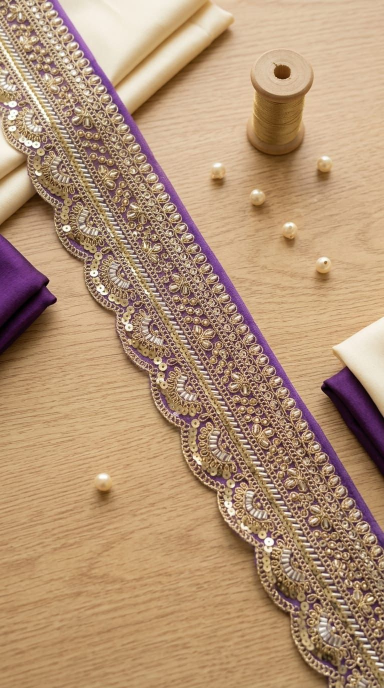
#> input picture inventory-from-pptx/images/slide01_img2_HA6758.jpg, 768 x 1376 px (shown at 1/2 size)
$ python -i extract_pptx_inventory.py   (imports and definitions only)
#> lines starting #> are read from the running program, lines starting #| are printed output that depends on the picture
from pptx import Presentation
from pptx.enum.shapes import MSO_SHAPE_TYPE
from PIL import Image
import numpy as np
import re, os, json, csv, math

pptx_path = r'C:\Users\91779\Downloads\catalouge.pptx'
out_dir = r'C:\Users\91779\TresorCouture\Tresor-Couture\inventory-from-pptx'
# [1 line not run here, left out]
img_dir = os.path.join(out_dir, 'images')
# [1 line not run here, left out]
# Copy images to public/products/pptx/ so they are served by the live site
public_img_dir = r'C:\Users\91779\TresorCouture\Tresor-Couture\public\products\pptx'
# [6 lines not run here, left out]

# [1 line that did not run here, left out]

colors_rgb = {
    'Black': (0,0,0), 'White': (255,255,255), 'Red': (255,0,0), 'Maroon': (128,0,0),
    'Wine': (114,47,55), 'Pink': (255,192,203), 'Rose': (255,0,128),
    'Purple': (128,0,128), 'Lavender': (230,230,250), 'Violet': (238,130,238),
    'Blue': (0,0,255), 'Navy': (0,0,128), 'Sky Blue': (135,206,235), 'Cyan': (0,255,255),
    'Teal': (0,128,128), 'Green': (0,128,0), 'Lime': (0,255,0), 'Olive': (128,128,0),
    'Yellow': (255,255,0), 'Gold': (255,215,0), 'Orange': (255,165,0), 'Peach': (255,218,185),
    'Brown': (165,42,42), 'Beige': (245,245,220), 'Cream': (255,253,208), 'Ivory': (255,255,240),
    'Grey': (128,128,128), 'Silver': (192,192,192), 'Charcoal': (54,69,79),
    'Magenta': (255,0,255), 'Turquoise': (64,224,208),
}

def clean_text(t):
    return re.sub(r'[\x00-\x08\x0b-\x0c\x0e-\x1f]', ' ', t)

def get_slide_text(slide):
    texts = []
    for shape in slide.shapes:
        if hasattr(shape, 'text'):
            t = shape.text.strip()
            if t:
                texts.append(t)
    return '\n'.join(texts)

def parse_code(text):
    m = re.search(r'code\s*[-:\u2013\u2014]?\s*([A-Z]{1,3}\s?\d{3,5})', text, re.IGNORECASE)
    if m:
        return re.sub(r'\s+', '', m.group(1)).upper()
    for m in re.finditer(r'(?<!\w)([A-Z]{1,3}\s?\d{3,5})(?!\w)', text):
        cand = m.group(1)
        before = text[:m.start()].strip()[-15:].upper()
        if any(before.endswith(p) for p in ['BP','SP','BUNDLE','B','M','STOCK']):
            continue
        if re.search(r'(?:BP|SP|BUNDLE|B|M|STOCK)\s*[-:]?\s*$', before, re.I):
            continue
        return re.sub(r'\s+', '', cand).upper()
    return None

def parse_number(text, patterns):
    for pat in patterns:
        m = re.search(pat, text, re.IGNORECASE)
        if m:
            return m.group(1).strip()
    return None

def nearest_color(rgb):
    r,g,b = [int(x) for x in rgb]
    best = None
    best_d = float('inf')
    for name, (cr,cg,cb) in colors_rgb.items():
        d = (r-cr)**2 + (g-cg)**2 + (b-cb)**2
        if d < best_d:
            best_d = d
            best = name
    return best

def dominant_colors(img_path, n=3):
#> called with n = 3
    try:
        img = Image.open(img_path).convert('RGB')
#> img is the input picture: PIL image 768x1376 RGB; mean R, G, B 179.4, 147.3, 117.6
        w,h = img.size
#> w = 768; h = 1376
        left, top = int(w*0.2), int(h*0.2)
#> left = 153; top = 275
        right, bottom = int(w*0.8), int(h*0.8)
#> right = 614; bottom = 1100
        crop = img.crop((left, top, right, bottom))
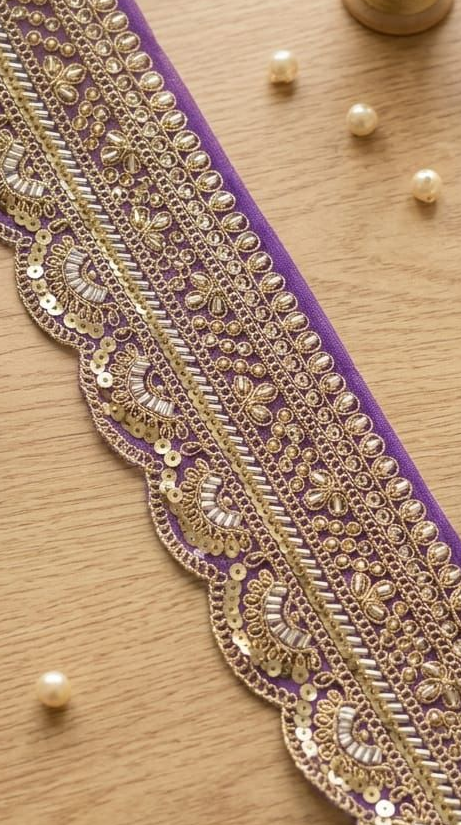
#> crop: PIL image 461x825 RGB; mean R, G, B 175, 142, 114
        small = crop.resize((60,60))
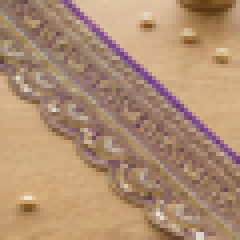
#> small: PIL image 60x60 RGB (shown 4 times larger); mean R, G, B 175, 142, 114
        arr = np.array(small).reshape(-1,3)
        mask = ~(
            ((arr[:,0]>245)&(arr[:,1]>245)&(arr[:,2]>245)) |
            ((arr[:,0]<25)&(arr[:,1]<25)&(arr[:,2]<25)) |
            ((abs(arr[:,0]-arr[:,1])<15)&(abs(arr[:,1]-arr[:,2])<15)&(arr[:,0]>120))
        )
        filtered = arr[mask]
        if len(filtered) < 50:
            filtered = arr
        bins = {}
        for px in filtered:
            key = (px[0]//10*10, px[1]//10*10, px[2]//10*10)
            bins[key] = bins.get(key, 0) + 1
#> this loop made 3596 passes
#> (px, key) on passes 1 to 3: ([139, 112, 93], (130, 110, 90)), ([136, 107, 96], (130, 100, 90)), ([145, 120, 97], (140, 120, 90))
#> after the loop, bins = 276 items
        top = sorted(bins.items(), key=lambda x: -x[1])[:n]
#> top = [((200, 160, 120), 263), ((200, 170, 120), 202), ((200, 170, 130), 185)]
        return [nearest_color(tuple(c)) for c,_ in top]
    except Exception as e:
        return [f'error:{e}']

inventory = []
# [86 lines not run here, left out]

csv_path = os.path.join(out_dir, 'inventory_first15.csv')
# [4 lines not run here, left out]

json_path = os.path.join(out_dir, 'inventory_first15.json')
# [2 lines not run here, left out]

fabrics = []
# [22 lines not run here, left out]
seed_path = os.path.join(out_dir, 'inventory_first15_seed.json')
# [4 lines not run here, left out]

>>> result = dominant_colors('../inventory-from-pptx/images/slide01_img2_HA6758.jpg')
#> result = ['Grey', 'Silver', 'Silver']

$ run again, on inventory-from-pptx/images/slide06_img2_HA6979.jpg
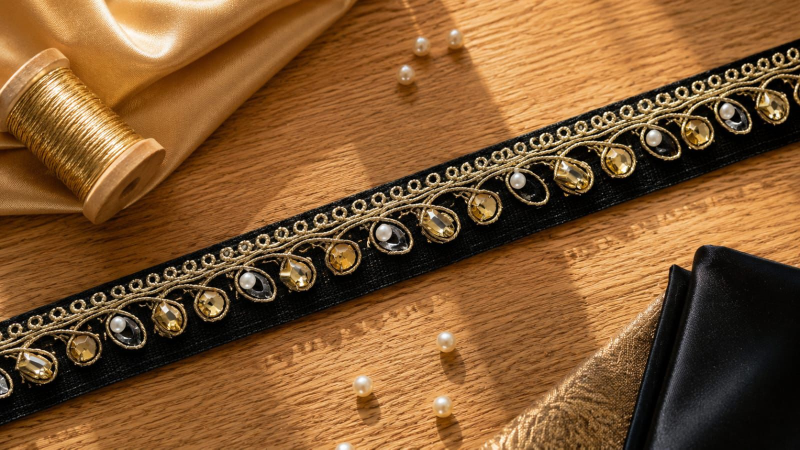
#> input picture inventory-from-pptx/images/slide06_img2_HA6979.jpg, 1600 x 899 px (shown at 1/2 size)
#> in dominant_colors, img is the input picture: PIL image 1600x899 RGB; mean R, G, B 129, 88.2, 48.2
#> in dominant_colors, `crop = img.crop((left, top, right, bottom))`:
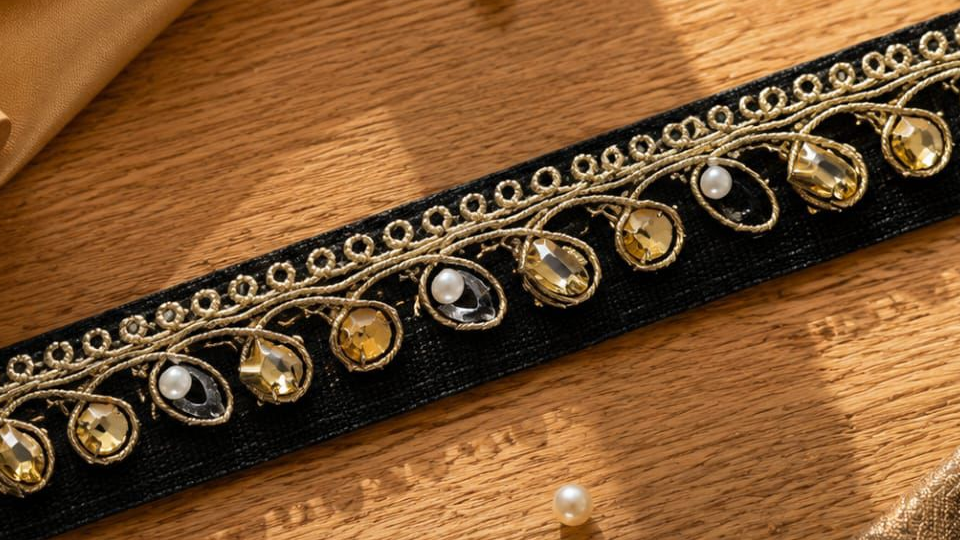
#> crop: PIL image 960x540 RGB; mean R, G, B 125.2, 85.5, 47.6
#> in dominant_colors, `small = crop.resize((60,60))`:
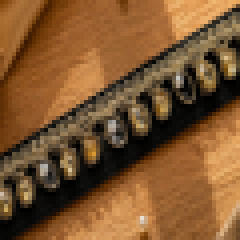
#> small: PIL image 60x60 RGB (shown 4 times larger); mean R, G, B 125.2, 85.5, 47.6
#> the loop in dominant_colors, `for px in filtered:` made 3121 passes
#> (px, key) on passes 1 to 3: ([121, 65, 6], (120, 60, 0)), ([132, 73, 17], (130, 70, 10)), ([143, 83, 29], (140, 80, 20))
#> after the loop in dominant_colors, `for px in filtered:`: bins = 298 items
#> in dominant_colors, `top = sorted(bins.items(), key=lambda x: -x[1])[:n]`: top = [((150, 90, 40), 244), ((160, 100, 50), 213), ((140, 90, 40), 103)]
#> result = ['Brown', 'Brown', 'Wine']
